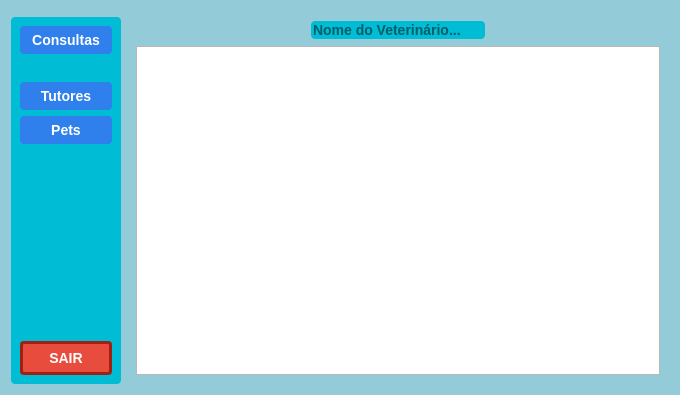
<?xml version="1.0" encoding="UTF-8"?>
<ui version="4.0">
 <class>Form</class>
 <widget class="QWidget" name="Form">
  <property name="geometry">
   <rect>
    <x>0</x>
    <y>0</y>
    <width>680</width>
    <height>395</height>
   </rect>
  </property>
  <property name="windowTitle">
   <string>Tela Veterinários</string>
  </property>
  <property name="styleSheet">
   <string notr="true">QWidget#Form {
    background-color: #93cbd9;
}</string>
  </property>
  <layout class="QGridLayout" name="gridLayout_2">
   <item row="0" column="0">
    <spacer name="verticalSpacer_5">
     <property name="orientation">
      <enum>Qt::Vertical</enum>
     </property>
     <property name="sizeHint" stdset="0">
      <size>
       <width>20</width>
       <height>3</height>
      </size>
     </property>
    </spacer>
   </item>
   <item row="0" column="1" rowspan="2">
    <widget class="QWidget" name="widget_3" native="true">
     <layout class="QGridLayout" name="gridLayout">
      <item row="0" column="0">
       <layout class="QHBoxLayout" name="horizontalLayout">
        <item>
         <spacer name="horizontalSpacer">
          <property name="orientation">
           <enum>Qt::Horizontal</enum>
          </property>
          <property name="sizeHint" stdset="0">
           <size>
            <width>40</width>
            <height>20</height>
           </size>
          </property>
         </spacer>
        </item>
        <item>
         <widget class="QLineEdit" name="vetInput">
          <property name="styleSheet">
           <string notr="true">    font-family: &quot;Arial&quot;, sans-serif;
    font-size: 14px;
    font-weight: bold;
background-color: #00bcd4;
    border-radius: 4px;
    border: none;</string>
          </property>
          <property name="text">
           <string/>
          </property>
          <property name="placeholderText">
           <string>Nome do Veterinário...</string>
          </property>
         </widget>
        </item>
        <item>
         <spacer name="horizontalSpacer_2">
          <property name="orientation">
           <enum>Qt::Horizontal</enum>
          </property>
          <property name="sizeHint" stdset="0">
           <size>
            <width>40</width>
            <height>20</height>
           </size>
          </property>
         </spacer>
        </item>
       </layout>
      </item>
      <item row="1" column="0">
       <widget class="QTableWidget" name="table"/>
      </item>
     </layout>
    </widget>
   </item>
   <item row="1" column="0">
    <widget class="QWidget" name="widget" native="true">
     <property name="enabled">
      <bool>true</bool>
     </property>
     <property name="styleSheet">
      <string notr="true">background-color: #00bcd4;
border: none;
border-color: #e0f0df;
border-radius: 4px;
padding: 6px 12px;</string>
     </property>
     <layout class="QVBoxLayout" name="verticalLayout">
      <item>
       <widget class="QPushButton" name="consultasBTN">
        <property name="styleSheet">
         <string notr="true">QPushButton {
    background-color: #2f80ed;
    color: white;
    border: none;
    border-radius: 4px;
    padding: 6px 12px;
    font-family: &quot;Arial&quot;, sans-serif;
    font-size: 14px;
    font-weight: bold;
}
QPushButton:hover {
    background-color: #1c64d1;
}</string>
        </property>
        <property name="text">
         <string>Consultas</string>
        </property>
       </widget>
      </item>
      <item>
       <spacer name="verticalSpacer_3">
        <property name="orientation">
         <enum>Qt::Vertical</enum>
        </property>
        <property name="sizeHint" stdset="0">
         <size>
          <width>20</width>
          <height>32</height>
         </size>
        </property>
       </spacer>
      </item>
      <item>
       <widget class="QPushButton" name="tutoresBTN">
        <property name="styleSheet">
         <string notr="true">QPushButton {
    background-color: #2f80ed;
    color: white;
    border: none;
    border-radius: 4px;
    padding: 6px 12px;
    font-family: &quot;Arial&quot;, sans-serif;
    font-size: 14px;
    font-weight: bold;
}
QPushButton:hover {
    background-color: #1c64d1;
}</string>
        </property>
        <property name="text">
         <string>Tutores</string>
        </property>
       </widget>
      </item>
      <item>
       <spacer name="verticalSpacer_7">
        <property name="orientation">
         <enum>Qt::Vertical</enum>
        </property>
        <property name="sizeHint" stdset="0">
         <size>
          <width>20</width>
          <height>8</height>
         </size>
        </property>
       </spacer>
      </item>
      <item>
       <widget class="QPushButton" name="petsBTN">
        <property name="styleSheet">
         <string notr="true">QPushButton {
    background-color: #2f80ed;
    color: white;
    border: none;
    border-radius: 4px;
    padding: 6px 12px;
    font-family: &quot;Arial&quot;, sans-serif;
    font-size: 14px;
    font-weight: bold;
}
QPushButton:hover {
    background-color: #1c64d1;
}</string>
        </property>
        <property name="text">
         <string>Pets</string>
        </property>
       </widget>
      </item>
      <item>
       <spacer name="verticalSpacer_4">
        <property name="orientation">
         <enum>Qt::Vertical</enum>
        </property>
        <property name="sizeHint" stdset="0">
         <size>
          <width>20</width>
          <height>200</height>
         </size>
        </property>
       </spacer>
      </item>
      <item>
       <widget class="QPushButton" name="sairBTN">
        <property name="styleSheet">
         <string notr="true">QPushButton {
    background-color: #e74c3c;
    color: white;
    border-radius: 4px;
    border: 3px solid #a02012;
    padding: 6px 12px;
    font-family: &quot;Arial&quot;, sans-serif;
    font-size: 14px;
    font-weight: bold;
}
QPushButton:hover {
    background-color: #c0392b;
    border: 1px solid #701008;
}</string>
        </property>
        <property name="text">
         <string>SAIR</string>
        </property>
       </widget>
      </item>
     </layout>
    </widget>
   </item>
   <item row="2" column="0">
    <spacer name="verticalSpacer_6">
     <property name="orientation">
      <enum>Qt::Vertical</enum>
     </property>
     <property name="sizeHint" stdset="0">
      <size>
       <width>20</width>
       <height>3</height>
      </size>
     </property>
    </spacer>
   </item>
  </layout>
 </widget>
 <resources/>
 <connections/>
</ui>
